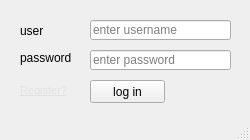
<?xml version="1.0" encoding="UTF-8"?>
<ui version="4.0">
 <class>login</class>
 <widget class="QMainWindow" name="login">
  <property name="geometry">
   <rect>
    <x>0</x>
    <y>0</y>
    <width>250</width>
    <height>140</height>
   </rect>
  </property>
  <property name="sizePolicy">
   <sizepolicy hsizetype="Maximum" vsizetype="Maximum">
    <horstretch>0</horstretch>
    <verstretch>0</verstretch>
   </sizepolicy>
  </property>
  <property name="minimumSize">
   <size>
    <width>250</width>
    <height>140</height>
   </size>
  </property>
  <property name="maximumSize">
   <size>
    <width>250</width>
    <height>140</height>
   </size>
  </property>
  <property name="sizeIncrement">
   <size>
    <width>250</width>
    <height>140</height>
   </size>
  </property>
  <property name="baseSize">
   <size>
    <width>250</width>
    <height>140</height>
   </size>
  </property>
  <property name="windowTitle">
   <string>MainWindow</string>
  </property>
  <widget class="QWidget" name="centralwidget">
   <widget class="QPushButton" name="login_button">
    <property name="geometry">
     <rect>
      <x>90</x>
      <y>80</y>
      <width>75</width>
      <height>23</height>
     </rect>
    </property>
    <property name="text">
     <string>log in</string>
    </property>
   </widget>
   <widget class="QLineEdit" name="login_password">
    <property name="geometry">
     <rect>
      <x>90</x>
      <y>50</y>
      <width>141</width>
      <height>20</height>
     </rect>
    </property>
    <property name="text">
     <string/>
    </property>
    <property name="placeholderText">
     <string>enter password</string>
    </property>
   </widget>
   <widget class="QLineEdit" name="login_user">
    <property name="geometry">
     <rect>
      <x>90</x>
      <y>20</y>
      <width>141</width>
      <height>20</height>
     </rect>
    </property>
    <property name="text">
     <string/>
    </property>
    <property name="placeholderText">
     <string>enter username</string>
    </property>
   </widget>
   <widget class="QLabel" name="user_label">
    <property name="geometry">
     <rect>
      <x>20</x>
      <y>21</y>
      <width>47</width>
      <height>20</height>
     </rect>
    </property>
    <property name="text">
     <string>user</string>
    </property>
   </widget>
   <widget class="QLabel" name="password_label">
    <property name="geometry">
     <rect>
      <x>20</x>
      <y>50</y>
      <width>61</width>
      <height>16</height>
     </rect>
    </property>
    <property name="text">
     <string>password</string>
    </property>
   </widget>
   <widget class="QLabel" name="register_label">
    <property name="geometry">
     <rect>
      <x>20</x>
      <y>80</y>
      <width>61</width>
      <height>21</height>
     </rect>
    </property>
    <property name="font">
     <font>
      <underline>false</underline>
     </font>
    </property>
    <property name="mouseTracking">
     <bool>true</bool>
    </property>
    <property name="text">
     <string>&lt;!DOCTYPE HTML PUBLIC &quot;-//W3C//DTD HTML 4.0//EN&quot; &quot;http://www.w3.org/TR/REC-html40/strict.dtd&quot;&gt;
&lt;html&gt;&lt;head&gt;&lt;meta name=&quot;qrichtext&quot; content=&quot;1&quot; /&gt;&lt;style type=&quot;text/css&quot;&gt;
p, li { white-space: pre-wrap; }
&lt;/style&gt;&lt;/head&gt;&lt;body style=&quot; font-family:'MS Shell Dlg 2'; font-size:8pt; font-weight:400; font-style:normal;&quot;&gt;
&lt;p style=&quot; margin-top:12px; margin-bottom:12px; margin-left:0px; margin-right:0px; -qt-block-indent:0; text-indent:0px;&quot;&gt;&lt;a href=&quot;#&quot;&gt;&lt;span style=&quot; text-decoration: underline; color:#e1e1e1;&quot;&gt;Register?&lt;/span&gt;&lt;/a&gt;&lt;/p&gt;&lt;/body&gt;&lt;/html&gt;</string>
    </property>
    <property name="textFormat">
     <enum>Qt::RichText</enum>
    </property>
   </widget>
  </widget>
  <widget class="QStatusBar" name="statusbar"/>
 </widget>
 <tabstops>
  <tabstop>login_user</tabstop>
  <tabstop>login_password</tabstop>
  <tabstop>login_button</tabstop>
 </tabstops>
 <resources/>
 <connections/>
</ui>
